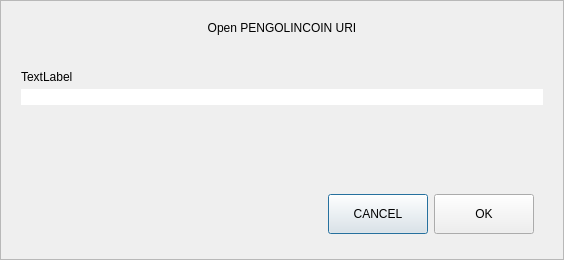
<?xml version="1.0" encoding="UTF-8"?>
<ui version="4.0">
 <class>OpenURIDialog</class>
 <widget class="QDialog" name="OpenURIDialog">
  <property name="geometry">
   <rect>
    <x>0</x>
    <y>0</y>
    <width>564</width>
    <height>260</height>
   </rect>
  </property>
  <property name="windowTitle">
   <string>Open URI</string>
  </property>
  <layout class="QVBoxLayout" name="verticalLayout">
   <property name="spacing">
    <number>0</number>
   </property>
   <property name="leftMargin">
    <number>0</number>
   </property>
   <property name="topMargin">
    <number>0</number>
   </property>
   <property name="rightMargin">
    <number>0</number>
   </property>
   <property name="bottomMargin">
    <number>0</number>
   </property>
   <item>
    <widget class="QFrame" name="frame">
     <property name="frameShape">
      <enum>QFrame::StyledPanel</enum>
     </property>
     <property name="frameShadow">
      <enum>QFrame::Raised</enum>
     </property>
     <layout class="QVBoxLayout" name="verticalLayout_2">
      <property name="spacing">
       <number>5</number>
      </property>
      <property name="leftMargin">
       <number>20</number>
      </property>
      <property name="topMargin">
       <number>20</number>
      </property>
      <property name="rightMargin">
       <number>20</number>
      </property>
      <property name="bottomMargin">
       <number>16</number>
      </property>
      <item>
       <widget class="QLabel" name="labelTitle">
        <property name="text">
         <string>Open PENGOLINCOIN URI</string>
        </property>
        <property name="alignment">
         <set>Qt::AlignCenter</set>
        </property>
       </widget>
      </item>
      <item>
       <spacer name="verticalSpacer_2">
        <property name="orientation">
         <enum>Qt::Vertical</enum>
        </property>
        <property name="sizeType">
         <enum>QSizePolicy::Fixed</enum>
        </property>
        <property name="sizeHint" stdset="0">
         <size>
          <width>20</width>
          <height>30</height>
         </size>
        </property>
       </spacer>
      </item>
      <item>
       <widget class="QLabel" name="labelSubtitle">
        <property name="text">
         <string notr="true">TextLabel</string>
        </property>
       </widget>
      </item>
      <item>
       <layout class="QHBoxLayout" name="horizontalLayout">
        <property name="spacing">
         <number>0</number>
        </property>
        <item>
         <widget class="QValidatedLineEdit" name="uriEdit">
          <property name="styleSheet">
           <string notr="true">#uriEdit{
	border-top-right-radius:0px;
	border-bottom-right-radius:0px;
}</string>
          </property>
         </widget>
        </item>
       </layout>
      </item>
      <item>
       <spacer name="verticalSpacer">
        <property name="orientation">
         <enum>Qt::Vertical</enum>
        </property>
        <property name="sizeHint" stdset="0">
         <size>
          <width>20</width>
          <height>40</height>
         </size>
        </property>
       </spacer>
      </item>
      <item>
       <widget class="QWidget" name="widget" native="true">
        <property name="minimumSize">
         <size>
          <width>0</width>
          <height>50</height>
         </size>
        </property>
        <layout class="QHBoxLayout" name="horizontalLayout_2">
         <item>
          <spacer name="horizontalSpacer">
           <property name="orientation">
            <enum>Qt::Horizontal</enum>
           </property>
           <property name="sizeHint" stdset="0">
            <size>
             <width>289</width>
             <height>20</height>
            </size>
           </property>
          </spacer>
         </item>
         <item>
          <widget class="QPushButton" name="pushButtonCancel">
           <property name="minimumSize">
            <size>
             <width>100</width>
             <height>40</height>
            </size>
           </property>
           <property name="text">
            <string>CANCEL</string>
           </property>
          </widget>
         </item>
         <item>
          <widget class="QPushButton" name="pushButtonOK">
           <property name="minimumSize">
            <size>
             <width>100</width>
             <height>40</height>
            </size>
           </property>
           <property name="text">
            <string>OK</string>
           </property>
          </widget>
         </item>
        </layout>
       </widget>
      </item>
     </layout>
    </widget>
   </item>
  </layout>
 </widget>
 <customwidgets>
  <customwidget>
   <class>QValidatedLineEdit</class>
   <extends>QLineEdit</extends>
   <header>qvalidatedlineedit.h</header>
  </customwidget>
 </customwidgets>
 <resources/>
 <connections/>
</ui>
